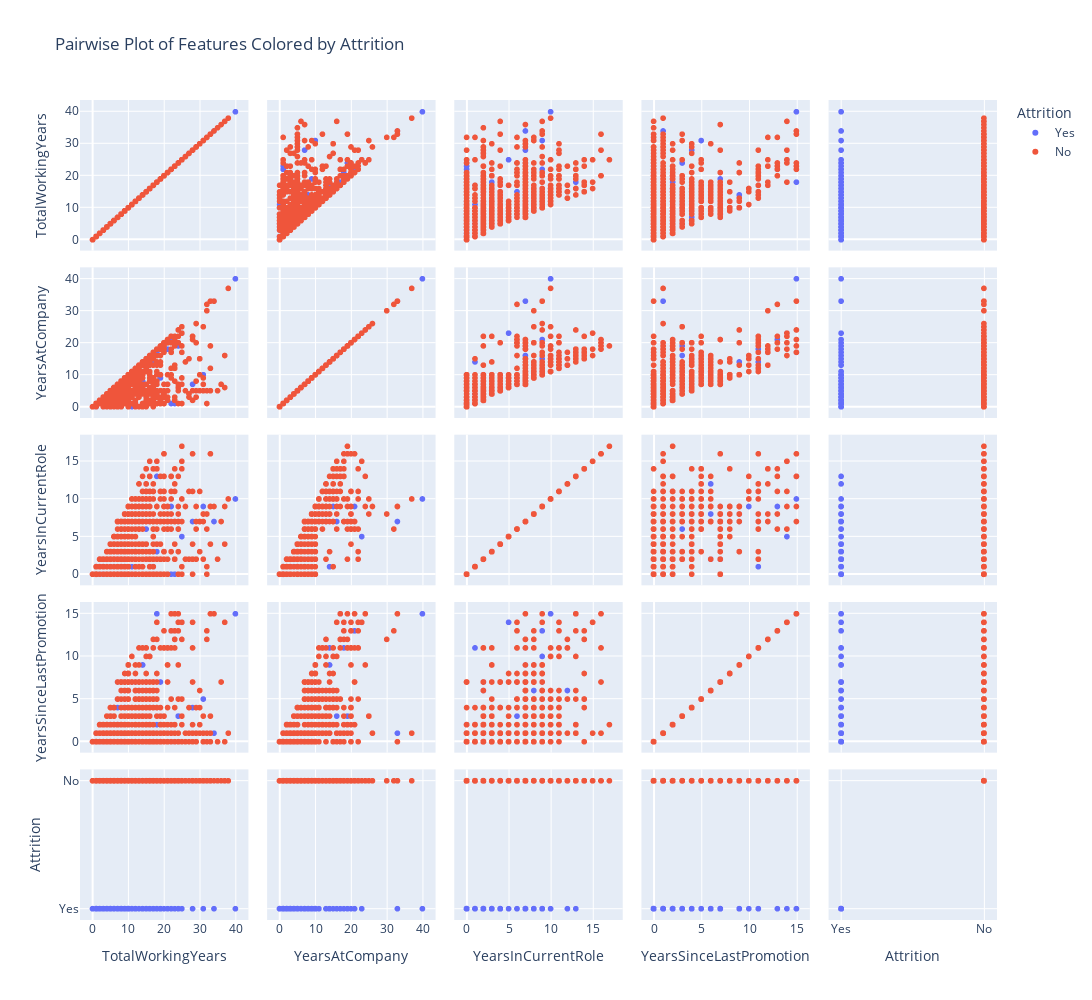

This figure's notebook cell:
### Code cell
# Define the columns for pairwise plots
columns = ['TotalWorkingYears', 'YearsAtCompany', 'YearsInCurrentRole', 'YearsSinceLastPromotion', 'Attrition']

# Create a pairwise plot using plotly express, coloring by 'Attrition'
fig = px.scatter_matrix(clean_df[columns], color='Attrition', 
                        title="Pairwise Plot of Features Colored by Attrition")

# Update layout to make the figure larger
fig.update_layout(
    width=1100,  # Increase width
    height=1000,  # Increase height
    autosize=True  # Enable auto resize when zooming in/out
)

# Show the plot
fig.show()

### Figure 1 — Plotly figure (JSON) as saved in the notebook; plotly's stock layout.template omitted (floating-point values rounded to 4 significant figures; data arrays with more than 128 entries replaced by an {"elided": "..."} marker saying what was removed)
{"data": [{"dimensions": [{"axis": {"matches": true}, "label": "TotalWorkingYears", "values": {"elided": "232 int values"}}, {"axis": {"matches": true}, "label": "YearsAtCompany", "values": {"elided": "232 int values"}}, {"axis": {"matches": true}, "label": "YearsInCurrentRole", "values": {"elided": "232 int values"}}, {"axis": {"matches": true}, "label": "YearsSinceLastPromotion", "values": {"elided": "232 int values"}}, {"axis": {"matches": true}, "label": "Attrition", "values": {"elided": "232 str values"}}], "hovertemplate": "Attrition=Yes<br>%{xaxis.title.text}=%{x}<br>%{yaxis.title.text}=%{y}<extra></extra>", "legendgroup": "Yes", "marker": {"color": "#636efa", "symbol": "circle"}, "name": "Yes", "showlegend": true, "type": "splom"}, {"dimensions": [{"axis": {"matches": true}, "label": "TotalWorkingYears", "values": {"elided": "1124 int values"}}, {"axis": {"matches": true}, "label": "YearsAtCompany", "values": {"elided": "1124 int values"}}, {"axis": {"matches": true}, "label": "YearsInCurrentRole", "values": {"elided": "1124 int values"}}, {"axis": {"matches": true}, "label": "YearsSinceLastPromotion", "values": {"elided": "1124 int values"}}, {"axis": {"matches": true}, "label": "Attrition", "values": {"elided": "1124 str values"}}], "hovertemplate": "Attrition=No<br>%{xaxis.title.text}=%{x}<br>%{yaxis.title.text}=%{y}<extra></extra>", "legendgroup": "No", "marker": {"color": "#EF553B", "symbol": "circle"}, "name": "No", "showlegend": true, "type": "splom"}], "layout": {"autosize": true, "dragmode": "select", "height": 1000, "legend": {"title": {"text": "Attrition"}, "tracegroupgap": 0}, "title": {"text": "Pairwise Plot of Features Colored by Attrition"}, "width": 1100, "xaxis": {"autorange": true, "range": [-3.524, 43.52], "type": "linear"}, "xaxis2": {"autorange": true, "range": [-3.524, 43.52], "type": "linear"}, "xaxis3": {"autorange": true, "range": [-1.498, 18.5], "type": "linear"}, "xaxis4": {"autorange": true, "range": [-1.321, 16.32], "type": "linear"}, "xaxis5": {"autorange": true, "range": [-0.08809, 1.088], "type": "category"}, "yaxis": {"autorange": true, "range": [-3.524, 43.52], "type": "linear"}, "yaxis2": {"autorange": true, "range": [-3.524, 43.52], "type": "linear"}, "yaxis3": {"autorange": true, "range": [-1.498, 18.5], "type": "linear"}, "yaxis4": {"autorange": true, "range": [-1.321, 16.32], "type": "linear"}, "yaxis5": {"autorange": true, "range": [-0.08809, 1.088], "type": "category"}}}
